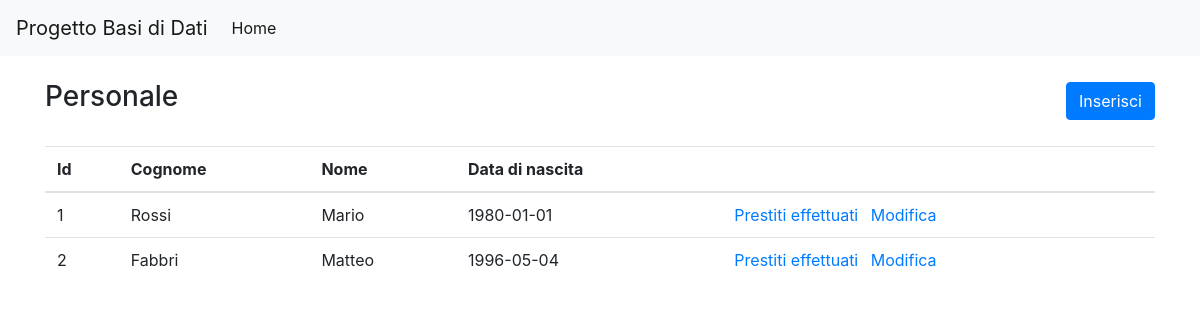
The app's page /sito/personale/index.php with its own data.
### tables this page shows
CREATE TABLE personale (
  id           INT          NOT NULL AUTO_INCREMENT,
  cognome      VARCHAR(100) NOT NULL,
  nome         VARCHAR(100) NOT NULL,
  data_nascita DATE         NOT NULL,
  PRIMARY KEY (id)
);

### sito/ConnessioneSQL.php (called while the page is built, shortened)
<?php
class ConnessioneSQL
{
    private $servername = "localhost";
    private $username = "root";
    private $password = "";
    private $dbname = "progetto_database";
    private $conn;
    public function __construct()
    {
        $this->conn = new mysqli($this->servername, $this->username, $this->password, $this->dbname);
    }
    public function query($sql)
    {
        return $this->conn->query($sql);
    }
    public function select($table, $fields = '*', $other = '')
    {
        $fields = is_array($fields) ? implode(', ', $fields) : $fields;
        $results = $this->query("SELECT {$fields} FROM {$table} {$other}");
        return $results->fetch_all(MYSQLI_ASSOC);
    }
}

### sito/personale/index.php (the view)
<?php require '../partials/head.php' ?>
<div class="d-flex justify-content-between align-items-center mb-4">
    <h3>Personale</h3>
    <a href="inserisci.php" class="btn btn-primary">Inserisci</a>
</div>
<table class="table">
    <thead>
    <tr>
        <th>Id</th>
        <th>Cognome</th>
        <th>Nome</th>
        <th>Data di nascita</th>
        <th></th>
    </tr>
    </thead>
    <tbody>
    <?php
    require "../ConnessioneSQL.php";
    $connessione = new ConnessioneSQL();
    $risultato = $connessione->select('personale');
    if (count($risultato) > 0) {
        foreach ($risultato as $row) {
            ?>
            <tr>
                <td><?php echo $row["id"] ?></td>
                <td><?php echo $row["cognome"] ?></td>
                <td><?php echo $row["nome"] ?></td>
                <td><?php echo $row["data_nascita"] ?></td>
                <td>
                    <a href="prestiti.php?id_personale=<?php echo $row["id"] ?>" class="mr-2">Prestiti effettuati</a>
                    <a href="modifica.php?id=<?php echo $row["id"] ?>">Modifica</a>
                </td>
            </tr>
            <?php
        }
    } else {
        ?>
        <tr>
            <td rowspan="4">Non ci sono record.</td>
        </tr>
        <?php
    }
    ?>
    </tbody>
</table>
<?php require '../partials/footer.php' ?>

### records on screen
personale: id "1", cognome "Rossi", nome "Mario", data_nascita "1980-01-01"
personale: id "2", cognome "Fabbri", nome "Matteo", data_nascita "1996-05-04"
